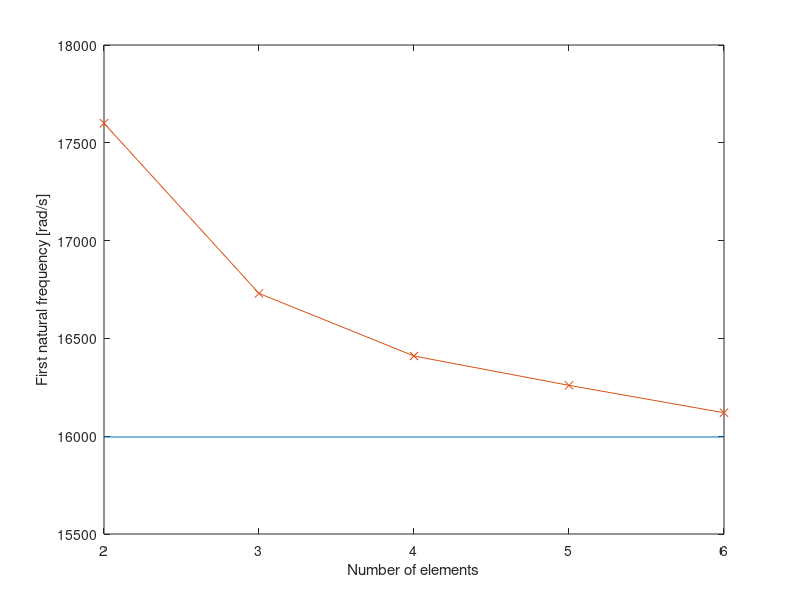

Reproduce this figure in MATLAB.
% Compare wn's for rod
% finite element model and continuous model
% Two elements
A=0.1; E=70e9; L=1; rho=2700; K=A*E/(L/2)*[1 -1 0;-1 2 -1;0 -1 1]; M=rho*(L/2)*A*[1/3 1/6 0;1/6 2/3 1/6;0 1/6 1/3];
disp('2'); sqrt(-eig(inv(M)*K))
[0; 1*pi*sqrt(E/(rho*L^2)); 2*pi*sqrt(E/(rho*L^2))]
% Three elements
A=0.1; E=70e9; L=1; rho=2700; K=A*E/(L/3)*[1 -1 0 0;-1 2 -1 0;0 -1 2 -1;0 0 -1 1]; M=rho*(L/3)*A*[1/3 1/6 0 0;1/6 2/3 1/6 0;0 1/6 2/3 1/6;0 0 1/6 1/3];
disp('3'); sqrt(-eig(inv(M)*K))
[0; 1*pi*sqrt(E/(rho*L^2)); 2*pi*sqrt(E/(rho*L^2)); 3*pi*sqrt(E/(rho*L^2))]
% Four elements
A=0.1; E=70e9; L=1; rho=2700; K=A*E/(L/4)*[1 -1 0 0 0;-1 2 -1 0 0;0 -1 2 -1 0;0 0 -1 2 -1;0 0 0 -1 1]; M=rho*(L/4)*A*[1/3 1/6 0 0 0;1/6 2/3 1/6 0 0;0 1/6 2/3 1/6 0;0 0 1/6 2/3 1/6;0 0 0 1/6 1/3];
disp('4'); sort(sqrt(-eig(inv(M)*K)))
[0; 1*pi*sqrt(E/(rho*L^2)); 2*pi*sqrt(E/(rho*L^2)); 3*pi*sqrt(E/(rho*L^2)); 4*pi*sqrt(E/(rho*L^2))]
% Five elements
A=0.1; E=70e9; L=1; rho=2700; K=A*E/(L/5)*[1 -1 0 0 0 0;-1 2 -1 0 0 0;0 -1 2 -1 0 0;0 0 -1 2 -1 0;0 0 0 -1 2 -1;0 0 0 0 -1 1]; M=rho*(L/5)*A*[1/3 1/6 0 0 0 0;1/6 2/3 1/6 0 0 0;0 1/6 2/3 1/6 0 0;0 0 1/6 2/3 1/6 0;0 0 0 1/6 2/3 1/6;0 0 0 0 1/6 1/3];
disp('5'); sort(sqrt(-eig(inv(M)*K)))
[0; 1*pi*sqrt(E/(rho*L^2)); 2*pi*sqrt(E/(rho*L^2)); 3*pi*sqrt(E/(rho*L^2)); 4*pi*sqrt(E/(rho*L^2)); 5*pi*sqrt(E/(rho*L^2))]
% Six elements
A=0.1; E=70e9; L=1; rho=2700; K=A*E/(L/6)*[1 -1 0 0 0 0 0;-1 2 -1 0 0 0 0;0 -1 2 -1 0 0 0;0 0 -1 2 -1 0 0;0 0 0 -1 2 -1 0;0 0 0 0 -1 2 -1; 0 0 0 0 0 -1 1]; M=rho*(L/6)*A*[1/3 1/6 0 0 0 0 0;1/6 2/3 1/6 0 0 0 0;0 1/6 2/3 1/6 0 0 0;0 0 1/6 2/3 1/6 0 0;0 0 0 1/6 2/3 1/6 0;0 0 0 0 1/6 2/3 1/6;0 0 0 0 0 1/6 1/3];
disp('6'); sort(sqrt(-eig(inv(M)*K)))
[0; 1*pi*sqrt(E/(rho*L^2)); 2*pi*sqrt(E/(rho*L^2)); 3*pi*sqrt(E/(rho*L^2)); 4*pi*sqrt(E/(rho*L^2)); 5*pi*sqrt(E/(rho*L^2))]
figure(1);
plot(2:6,[1.5996e4 1.5996e4 1.5996e4 1.5996e4 1.5996e4],2:6,[1.76e4 1.673e4 1.641e4 1.626e4 1.612e4],'x-'); xlabel('Number of elements');
ylabel('First natural frequency [rad/s]');